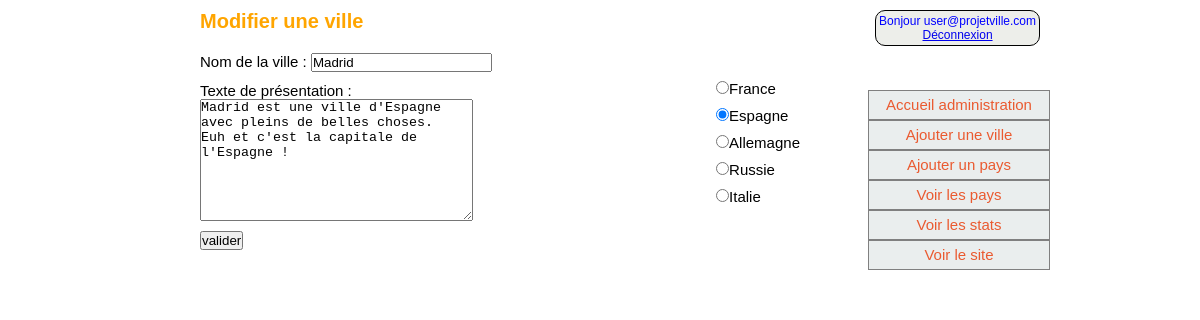
The app's page /admin/edition.php?key=14 (signed in), older data.
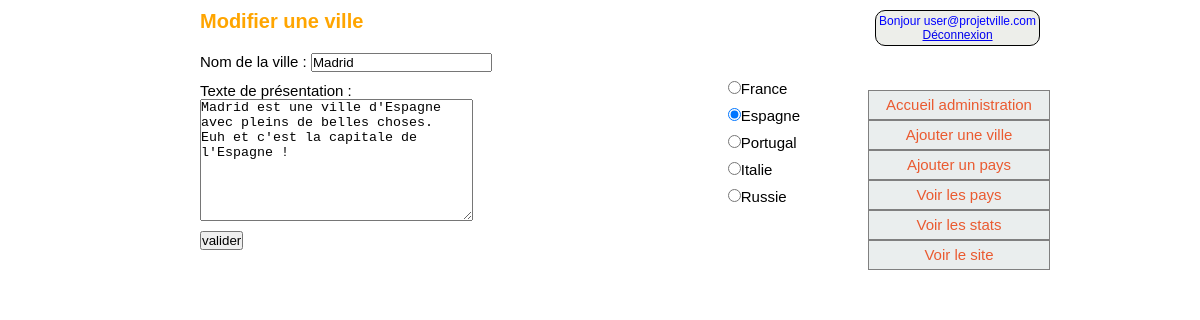
The same page, newer data.
### admin/edition.php (the view, shortened to what this page needs)
<?php require_once ('../include/inc_connexion.php'); ?>
<html lang="fr">
<head>
<link rel="stylesheet" href="../css/style.css" media="screen" />
</head>
<body>
<div id=wrapper">
		<?php
$id = strip_tags($_GET['key']);
$rep = $bdd -> prepare ('SELECT id, villes_nom, ville_texte, pays_id FROM villes WHERE id=?');
$rep -> execute (array($id));
$row = $rep -> fetch();
$nom = $row['villes_nom'];
$texte = $row['ville_texte'];
$ville_pays_id = $row['pays_id'];
$rep = $bdd -> query ('SELECT pays_id, pays_nom FROM pays');
while ($row = $rep -> fetch())
{
$pays_liste[$row['pays_id']]=$row['pays_nom'];
}
?>
<div id="titre_admin">
<h1>Modifier une ville</h1>
</div>
<section>
<form action="edition.php" method="post">
<p><label for="ville_nom">Nom de la ville : </label><input type="text" name="ville_nom" id="ville_nom" value="<?php echo $nom; ?>"/></p>
<p><label for="texte">Texte de présentation : </label><br />
<textarea name="ville_texte" id="texte" cols="32" rows="8"><?php echo $texte; ?></textarea></p>
<p><input id="valider" type="submit" name="valider" value="valider"/></p>
<div id="choix_pays">
<?php
foreach ($pays_liste as $pays_id => $pays_nom)
{
	if ($ville_pays_id == $pays_id)
	{
	?>
	<p><input checked="checked" type="radio" name="pays_id" value="<?php echo $pays_id;?>"/><?php echo $pays_nom; ?></p>
	<?php
	}
	else
	{
	?>
	<p><input type="radio" name="pays_id" value="<?php echo $pays_id;?>"/><?php echo $pays_nom; ?></p>
	<?php
	}
}
?>
</div>
</form>
</section>
<menu>
<?php require_once ('inc_menu_admin.php'); ?>
</menu>
</div>
</body>
</html>

Row changes from the older to the newer data that the page shows:
changed villes "Madrid": pays_id 2 → 8 (drawn)
Text that changed along with them:
new list line: "☐ Portugal"
list line gone: "☐ Allemagne"
